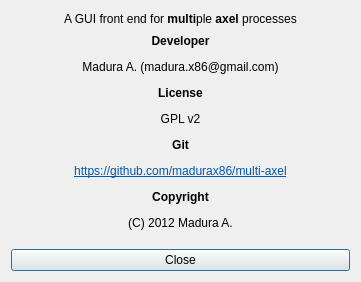
<?xml version="1.0" encoding="UTF-8"?>
<ui version="4.0">
 <class>About</class>
 <widget class="QDialog" name="About">
  <property name="geometry">
   <rect>
    <x>0</x>
    <y>0</y>
    <width>361</width>
    <height>282</height>
   </rect>
  </property>
  <property name="windowTitle">
   <string>aboutWindow</string>
  </property>
  <layout class="QGridLayout" name="gridLayout">
   <item row="3" column="0">
    <widget class="QPushButton" name="pushButton">
     <property name="text">
      <string>Close</string>
     </property>
    </widget>
   </item>
   <item row="2" column="0">
    <layout class="QVBoxLayout" name="verticalLayout">
     <item alignment="Qt::AlignTop">
      <widget class="QLabel" name="label_2">
       <property name="text">
        <string>&lt;html&gt;&lt;head/&gt;&lt;body&gt;&lt;p align=&quot;center&quot;&gt;&lt;span style=&quot; font-weight:600;&quot;&gt;Developer&lt;/span&gt;&lt;/p&gt;&lt;p align=&quot;center&quot;&gt;Madura A. (madura.x86@gmail.com)&lt;/p&gt;&lt;p align=&quot;center&quot;&gt;&lt;span style=&quot; font-weight:600;&quot;&gt;License&lt;/span&gt;&lt;/p&gt;&lt;p align=&quot;center&quot;&gt;GPL v2&lt;/p&gt;&lt;p align=&quot;center&quot;&gt;&lt;span style=&quot; font-weight:600;&quot;&gt;Git&lt;/span&gt;&lt;/p&gt;&lt;p align=&quot;center&quot;&gt;&lt;a href=&quot;https://github.com/madurax86/multi-axel&quot;&gt;&lt;span style=&quot; text-decoration: underline; color:#0057ae;&quot;&gt;https://github.com/madurax86/multi-axel&lt;/span&gt;&lt;/a&gt;&lt;/p&gt;&lt;p align=&quot;center&quot;&gt;&lt;span style=&quot; font-weight:600;&quot;&gt;Copyright&lt;/span&gt;&lt;/p&gt;&lt;p align=&quot;center&quot;&gt;(C) 2012 Madura A.&lt;/p&gt;&lt;/body&gt;&lt;/html&gt;</string>
       </property>
      </widget>
     </item>
    </layout>
   </item>
   <item row="0" column="0">
    <widget class="QLabel" name="label">
     <property name="maximumSize">
      <size>
       <width>16777215</width>
       <height>17</height>
      </size>
     </property>
     <property name="text">
      <string>&lt;html&gt;&lt;head/&gt;&lt;body&gt;&lt;p align=&quot;center&quot;&gt;A GUI front end for &lt;span style=&quot; font-weight:600;&quot;&gt;multi&lt;/span&gt;ple &lt;span style=&quot; font-weight:600;&quot;&gt;axel&lt;/span&gt; processes&lt;/p&gt;&lt;/body&gt;&lt;/html&gt;</string>
     </property>
     <property name="textFormat">
      <enum>Qt::RichText</enum>
     </property>
    </widget>
   </item>
  </layout>
 </widget>
 <resources/>
 <connections>
  <connection>
   <sender>pushButton</sender>
   <signal>clicked()</signal>
   <receiver>About</receiver>
   <slot>accept()</slot>
   <hints>
    <hint type="sourcelabel">
     <x>358</x>
     <y>265</y>
    </hint>
    <hint type="destinationlabel">
     <x>297</x>
     <y>119</y>
    </hint>
   </hints>
  </connection>
 </connections>
</ui>
